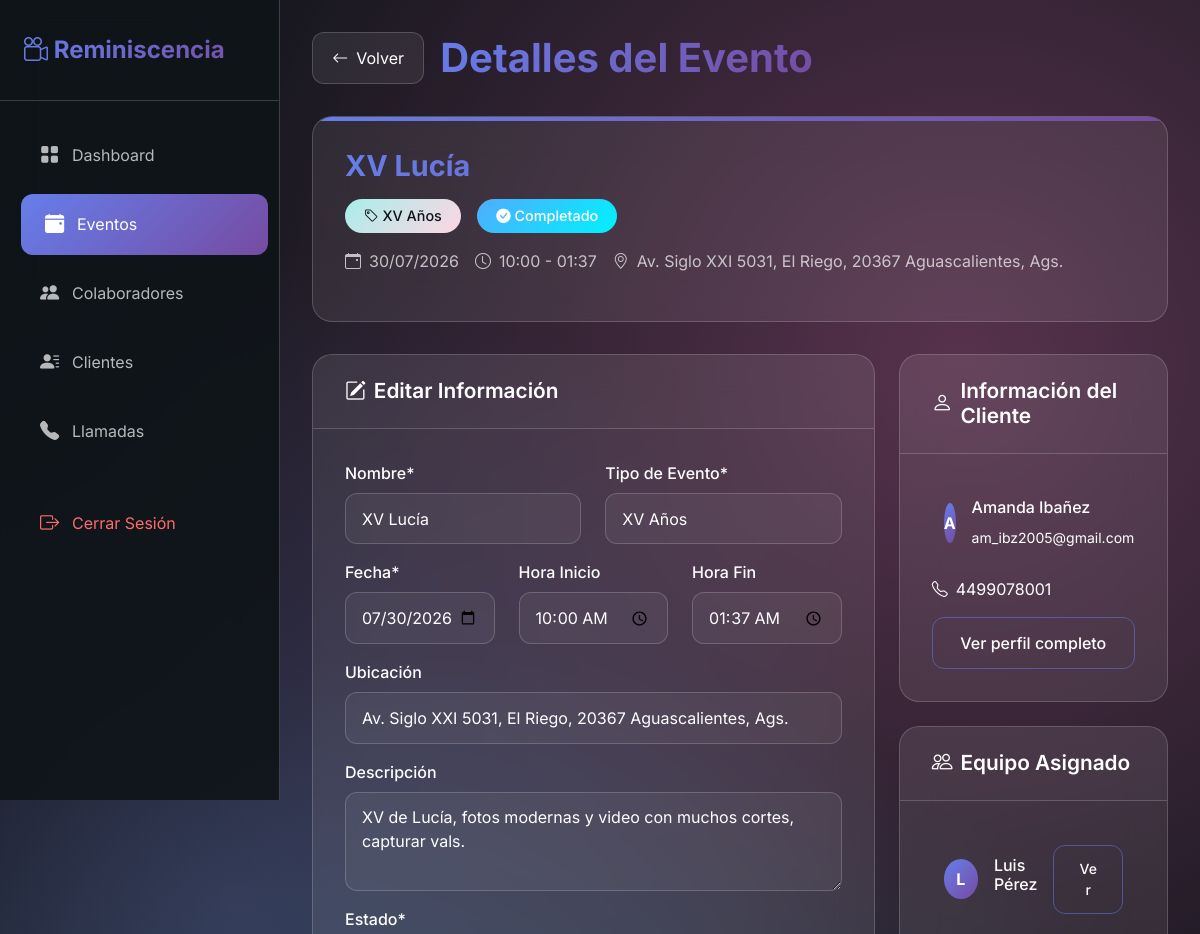
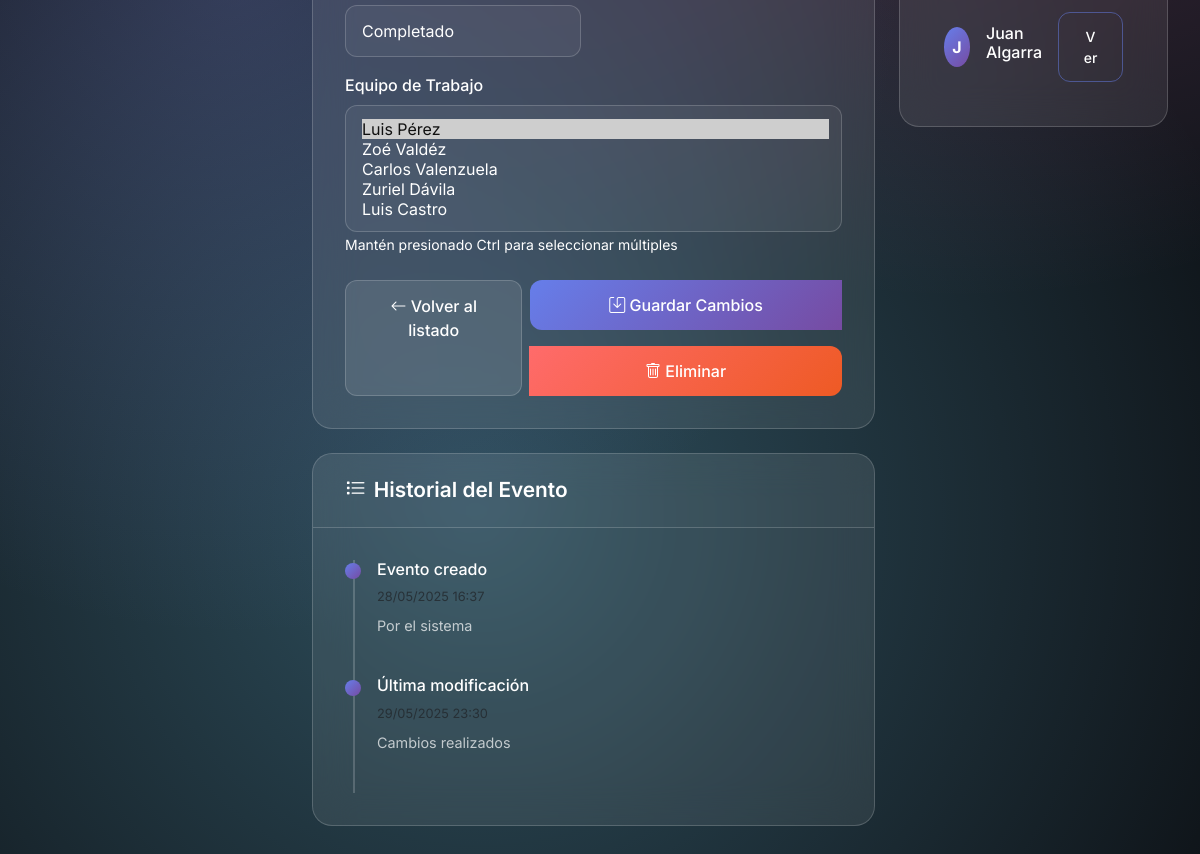
Screenshot of /admin/detalles_evento.php?id=2 (signed in) with the database file from the repository (2 pictures, top to bottom).
### tables this page shows
CREATE TABLE `eventos` (
  `id` int(11) NOT NULL,
  `titulo` varchar(255) NOT NULL,
  `cliente_id` int(11) NOT NULL,
  `colaborador_id` int(11) DEFAULT NULL,
  `nombre` varchar(100) NOT NULL,
  `tipo` varchar(50) NOT NULL,
  `fecha_evento` date NOT NULL,
  `hora_inicio` time NOT NULL,
  `hora_fin` time DEFAULT NULL,
  `lugar` varchar(100) NOT NULL,
  `descripcion` text DEFAULT NULL,
  `personas_estimadas` int(11) DEFAULT NULL,
  `estado` enum('pendiente','confirmado','cancelado','completado') DEFAULT 'pendiente',
  `fecha_creacion` datetime DEFAULT current_timestamp(),
  `fecha_modificacion` timestamp NULL DEFAULT NULL
);

CREATE TABLE `usuarios` (
  `id` int(11) NOT NULL,
  `nombre` varchar(100) NOT NULL,
  `email` varchar(100) NOT NULL,
  `telefono` varchar(20) DEFAULT NULL,
  `password` varchar(255) NOT NULL,
  `rol` enum('admin','colaborador','cliente') NOT NULL,
  `tipo_colaborador` enum('fotografo','videografo','auxiliar','') DEFAULT NULL,
  `rango_colaborador` enum('I','II','III','') DEFAULT NULL,
  `fecha_registro` datetime DEFAULT current_timestamp(),
  `activo` tinyint(1) DEFAULT 1,
  `foto_id` varchar(255) DEFAULT NULL,
  `cv_path` varchar(255) DEFAULT NULL COMMENT 'Ruta del CV del colaborador',
  `portfolio_path` varchar(255) DEFAULT NULL COMMENT 'Ruta del portafolio del colaborador'
);

### includes/auth.php (called while the page is built, shortened)
<?php
function isAdmin() {
    return isset($_SESSION['user_role']) && $_SESSION['user_role'] === 'admin';
}
?>

### admin/detalles_evento.php (the view, shortened to what this page needs)
<?php
require_once(__DIR__ . '/../includes/config.php');
require_once(__DIR__ . '/../includes/auth.php');
$evento_id = intval($_GET['id']);
$default_values = [
    'nombre' => 'Sin nombre',
    'descripcion' => '',
    'fecha_evento' => date('Y-m-d'),
    'hora_inicio' => '08:00',
    'hora_fin' => '18:00',
    'tipo' => 'otros',
    'estado' => 'pendiente',
    'lugar' => 'Ubicación no especificada',
    'fecha_creacion' => date('Y-m-d H:i:s'),
    'fecha_modificacion' => null,
    'cliente_nombre' => 'Cliente no especificado',
    'cliente_email' => '',
    'cliente_telefono' => ''
];
$estados_evento = [
    'pendiente' => 'Pendiente',
    'confirmado' => 'Confirmado',
    'en_progreso' => 'En progreso',
    'completado' => 'Completado',
    'cancelado' => 'Cancelado'
];
$tipos_evento = [
    'bodas' => 'Boda',
    'xv' => 'XV Años',
    'graduaciones' => 'Graduación',
    'corporativos' => 'Evento Corporativo',
    'otro' => 'Otro'
];
try {
    $stmt = $conn->prepare("SELECT e.*,
                           c.nombre as cliente_nombre,
                           c.email as cliente_email,
                           c.telefono as cliente_telefono
                           FROM eventos e
                           LEFT JOIN usuarios c ON e.cliente_id = c.id
                           WHERE e.id = ?");
    $stmt->execute([$evento_id]);
    $evento = $stmt->fetch(PDO::FETCH_ASSOC);
    $evento = array_merge($default_values, $evento);
    $stmt_colab = $conn->prepare("SELECT u.id, u.nombre
                                 FROM evento_colaboradores ec
                                 JOIN usuarios u ON ec.colaborador_id = u.id
                                 WHERE ec.evento_id = ?");
    $stmt_colab->execute([$evento_id]);
    $colaboradores_asignados = $stmt_colab->fetchAll(PDO::FETCH_ASSOC);
    $stmt_colaboradores = $conn->prepare("SELECT id, nombre FROM usuarios WHERE rol = 'colaborador' AND activo = 1");
    $stmt_colaboradores->execute();
    $colaboradores = $stmt_colaboradores->fetchAll(PDO::FETCH_ASSOC);
} catch (PDOException $e) {
    die("Error al obtener datos del evento: " . $e->getMessage());
}
?>
<!DOCTYPE html>
<html lang="es">
<head>
  <link href="https://cdn.jsdelivr.net/npm/bootstrap@5.3.0/dist/css/bootstrap.min.css" rel="stylesheet">
  <link rel="stylesheet" href="https://cdn.jsdelivr.net/npm/bootstrap-icons@1.11.1/font/bootstrap-icons.css">
</head>
<body>
  <nav class="sidebar" id="sidebar">
    <div class="sidebar-header">
      <div class="logo">
        <i class="bi bi-camera-reels"></i>
        Reminiscencia
      </div>
    </div>
    <div class="nav-menu">
      <div class="nav-item">
        <a href="dashboard.php" class="nav-link">
          <i class="bi bi-grid-fill"></i>
          <span>Dashboard</span>
        </a>
      </div>
      <div class="nav-item">
        <a href="gestion_eventos.php" class="nav-link active">
          <i class="bi bi-calendar-event-fill"></i>
          <span>Eventos</span>
        </a>
      </div>
      <div class="nav-item">
        <a href="gestion_colaboradores.php" class="nav-link">
          <i class="bi bi-people-fill"></i>
          <span>Colaboradores</span>
        </a>
      </div>
      <div class="nav-item">
        <a href="gestion_clientes.php" class="nav-link">
          <i class="bi bi-person-lines-fill"></i>
          <span>Clientes</span>
        </a>
      </div>
      <div class="nav-item">
        <a href="llamadas.php" class="nav-link">
          <i class="bi bi-telephone-fill"></i>
          <span>Llamadas</span>
        </a>
      </div>
      <div class="nav-item" style="margin-top: 2rem;">
        <a href="/logout.php" class="nav-link" style="color: #ff6b6b;">
          <i class="bi bi-box-arrow-right"></i>
          <span>Cerrar Sesión</span>
        </a>
      </div>
    </div>
  </nav>
  <main class="main-content">
    <div class="page-header">
      <a href="gestion_eventos.php" class="back-button">
        <i class="bi bi-arrow-left"></i>
        Volver
      </a>
      <h1>Detalles del Evento</h1>
    </div>
    <div class="event-header">
      <h2 class="event-title"><?php echo htmlspecialchars($evento['nombre']); ?></h2>
      <div class="d-flex flex-wrap align-items-center gap-3 mb-3">
        <span class="badge badge-tipo">
          <i class="bi bi-tag"></i>
          <?php echo htmlspecialchars($tipos_evento[$evento['tipo']]); ?>
        </span>
        <span class="badge badge-estado <?php echo $evento['estado']; ?>">
          <i class="bi bi-<?php
            switch($evento['estado']) {
              case 'completado': echo 'check-circle-fill'; break;
            }
          ?>"></i>
          <?php echo htmlspecialchars($estados_evento[$evento['estado']]); ?>
        </span>
      </div>
      <div class="event-meta">
        <div class="event-meta-item">
          <i class="bi bi-calendar-event"></i>
          <span><?php echo date('d/m/Y', strtotime($evento['fecha_evento'])); ?></span>
        </div>
        <div class="event-meta-item">
          <i class="bi bi-clock"></i>
          <span><?php echo substr($evento['hora_inicio'], 0, 5); ?> - <?php echo substr($evento['hora_fin'], 0, 5); ?></span>
        </div>
        <div class="event-meta-item">
          <i class="bi bi-geo-alt"></i>
          <span><?php echo htmlspecialchars($evento['lugar']); ?></span>
        </div>
      </div>
    </div>
    <div class="row">
      <div class="col-lg-8">
        <div class="card mb-4">
          <div class="card-header">
            <h3 class="card-title text-white">
              <i class="bi bi-pencil-square text-white"></i>
              Editar Información
            </h3>
          </div>
          <div class="card-body">
            <form method="POST">
              <div class="row">
                <div class="col-md-6 mb-3">
                  <label for="nombre" class="form-label">Nombre*</label>
                  <input
                    type="text"
                    class="form-control"
                    id="nombre"
                    name="nombre"
                    value="<?php echo htmlspecialchars($evento['nombre']); ?>"
                    required>
                </div>
                <div class="col-md-6 mb-3">
                  <label for="tipo_evento" class="form-label">Tipo de Evento*</label>
                  <select class="form-select" id="tipo_evento" name="tipo_evento" required>
                    <?php foreach ($tipos_evento as $valor => $texto): ?>
                      <option class= "text-dark"value="<?php echo htmlspecialchars($valor); ?>"
                        <?php echo ($evento['tipo'] === $valor) ? 'selected' : ''; ?>>
                        <?php echo htmlspecialchars($texto); ?>
                      </option>
                    <?php endforeach; ?>
                  </select>
                </div>
              </div>
              <div class="row">
                <div class="col-md-4 mb-3 text-white">
                  <label for="fecha_evento" class="form-label">Fecha*</label>
                  <input type="date" class="form-control" id="fecha_evento" name="fecha_evento"
                         value="<?php echo htmlspecialchars($evento['fecha_evento']); ?>" required>
                </div>
                <div class="col-md-4 mb-3">
                  <label for="hora_inicio" class="form-label">Hora Inicio</label>
                  <input type="time" class="form-control" id="hora_inicio" name="hora_inicio"
                         value="<?php echo htmlspecialchars($evento['hora_inicio']); ?>">
                </div>
                <div class="col-md-4 mb-3">
                  <label for="hora_fin" class="form-label">Hora Fin</label>
                  <input type="time" class="form-control" id="hora_fin" name="hora_fin"
                         value="<?php echo htmlspecialchars($evento['hora_fin']); ?>">
                </div>
              </div>
              <div class="mb-3">
                <label for="lugar" class="form-label">Ubicación</label>
                <input type="text" class="form-control" id="lugar" name="lugar"
                       value="<?php echo htmlspecialchars($evento['lugar']); ?>">
              </div>
              <div class="mb-3">
                <label for="descripcion" class="form-label">Descripción</label>
                <textarea class="form-control" id="descripcion" name="descripcion" rows="3"><?php
                  echo htmlspecialchars($evento['descripcion']);
                ?></textarea>
              </div>
              <div class="row">
                <div class="col-md-6 mb-3">
                  <label for="estado" class="form-label">Estado*</label>
                  <select class="form-select" id="estado" name="estado" required>
                    <?php foreach ($estados_evento as $valor => $texto): ?>
                      <option class="text-dark" value="<?php echo htmlspecialchars($valor); ?>"
                        <?php echo ($evento['estado'] === $valor) ? 'selected' : ''; ?>>
                        <?php echo htmlspecialchars($texto); ?>
                      </option>
                    <?php endforeach; ?>
                  </select>
                </div>
              </div>
              <div class="mb-3">
                <label class="form-label">Equipo de Trabajo</label>
                <select class="form-select" name="colaboradores[]" multiple size="5">
                  <?php foreach ($colaboradores as $colab): ?>
                    <option value="<?php echo htmlspecialchars($colab['id']); ?>"
                      <?php echo in_array($colab['id'], array_column($colaboradores_asignados, 'id')) ? 'selected' : ''; ?>>
                      <?php echo htmlspecialchars($colab['nombre']); ?>
                    </option>
                  <?php endforeach; ?>
                </select>
                <small class=" text-white">Mantén presionado Ctrl para seleccionar múltiples</small>
              </div>
              <div class="d-flex flex-column flex-md-row justify-content-between mt-4 gap-2">
                <a href="gestion_eventos.php" class="btn btn-secondary">
                  <i class="bi bi-arrow-left"></i> Volver al listado
                </a>
                <div class="btn-group">
                  <button type="submit" class="btn btn-primary">
                    <i class="bi bi-save"></i> Guardar Cambios
                  </button>
                  <?php if (isAdmin()): ?>
                  <a href="eliminar_evento.php?id=<?php echo $evento_id; ?>"
                     class="btn btn-danger"
                     onclick="return confirm('¿Estás seguro de eliminar este evento?')">
                    <i class="bi bi-trash"></i> Eliminar
                  </a>
                  <?php endif; ?>
                </div>
              </div>
            </form>
          </div>
        </div>
        <div class="card mb-4 text-white">
          <div class="card-header">
            <h3 class="card-title">
              <i class="bi bi-list-task"></i>
              Historial del Evento
            </h3>
          </div>
          <div class="card-body">
            <div class="timeline">
              <div class="timeline-item">
                <h6>Evento creado</h6>
                <small class="text-muted"><?php echo date('d/m/Y H:i', strtotime($evento['fecha_creacion'])); ?></small>
                <p>Por el sistema</p>
              </div>
              <?php if ($evento['fecha_modificacion']): ?>
              <div class="timeline-item">
                <h6>Última modificación</h6>
                <small class="text-muted"><?php echo date('d/m/Y H:i', strtotime($evento['fecha_modificacion'])); ?></small>
                <p>Cambios realizados</p>
              </div>
              <?php endif; ?>
            </div>
          </div>
        </div>
      </div>
      <div class="col-lg-4">
        <div class="card mb-4">
          <div class="card-header">
            <h3 class="card-title text-white">
              <i class="bi bi-person"></i>
              Información del Cliente
            </h3>
          </div>
          <div class="card-body">
            <div class="team-member text-white">
              <div class="team-member-avatar">
                <?php echo strtoupper(substr($evento['cliente_nombre'], 0, 1)); ?>
              </div>
              <div class="team-member-name">
                <h6><?php echo htmlspecialchars($evento['cliente_nombre']); ?></h6>
                <small class="text-white"><?php echo htmlspecialchars($evento['cliente_email']); ?></small>
              </div>
            </div>
            <div class="mt-3">
              <?php if (!empty($evento['cliente_telefono'])): ?>
                <div class="d-flex align-items-center gap-2 mb-2 text-white">
                  <i class="bi bi-telephone text-white"></i>
                  <span><?php echo htmlspecialchars($evento['cliente_telefono']); ?></span>
                </div>
              <?php endif; ?>
              <?php if (file_exists(__DIR__ . '/detalles_cliente.php')): ?>
                <a href="detalles_cliente.php?id=<?php echo $evento['cliente_id']; ?>" class="btn btn-outline-primary w-100 mt-2">
                  Ver perfil completo
                </a>
              <?php endif; ?>
            </div>
          </div>
        </div>
        <div class="card mb-4">
          <div class="card-header">
            <h3 class="card-title text-white">
              <i class="bi bi-people"></i>
              Equipo Asignado
            </h3>
          </div>
          <div class="card-body">
            <?php if (!empty($colaboradores_asignados)): ?>
              <div class="d-flex flex-column gap-2">
                <?php foreach ($colaboradores_asignados as $colab): ?>
                  <div class="team-member text-white">
                    <div class="team-member-avatar">
                      <?php echo strtoupper(substr($colab['nombre'], 0, 1)); ?>
                    </div>
                    <div class="team-member-name">
                      <h6><?php echo htmlspecialchars($colab['nombre']); ?></h6>
                    </div>
                    <a href="detalles_colaborador.php?id=<?php echo $colab['id']; ?>"
                       class="btn btn-sm btn-outline-primary">
                      Ver
                    </a>
                  </div>
                <?php endforeach; ?>
              </div>
            <?php else: ?>
              <p class="text-white text-center py-3">No hay colaboradores asignados a este evento.</p>
            <?php endif; ?>
          </div>
        </div>
      </div>
    </div>
  </main>
</body>
</html>

### rows the page displays
eventos: nombre "XV Lucía", tipo "XV Años", estado "Completado", fecha_evento "30/07/2026", hora_inicio "10:00", hora_fin "01:37", lugar "Av. Siglo XXI 5031, El Riego, 20367 Aguascalientes, Ags.", tipo_evento "XV Años", fecha_evento "07/30/2026", hora_inicio "10:00:00", hora_fin "01:37:00", descripcion "XV de Lucía, fotos modernas y video con muchos cortes, capturar vals.", fecha_creacion "28/05/2025 16:37", fecha_modificacion "29/05/2025 23:30", cliente.nombre "A", cliente.nombre "Amanda Ibañez", cliente.email "am_ibz2005@gmail.com", cliente.telefono "4499078001"
usuarios: nombre "L", nombre "Luis Pérez"
usuarios: nombre "J", nombre "Juan Algarra"

### other values shown
form field value "Luis Pérez ☑ / Zoé Valdéz / Carlos Valenzuela / Zuriel Dávila / Luis Castro"
